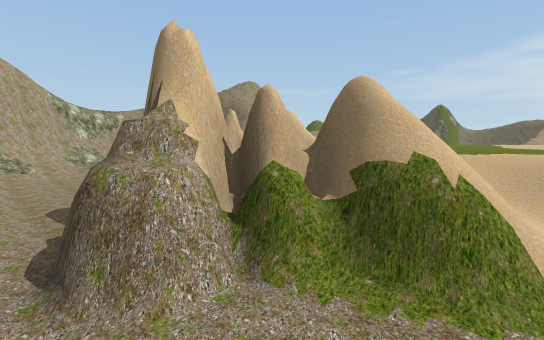
[1] (above)

13 first-person views from a walk through a 3-D level made in the Unity game engine. The camera is 1.2 m above the floor, tilts 6° down and sees 90° across. The floor is counted in squares, 2 m on a side. Each view is taken from the middle of a square. On the plan, view 1 faces up. The plan holds only what a view shows up to about 9 squares ahead; the rest is blank. The place goes on beyond the plan. The player character is not drawn.

[2]
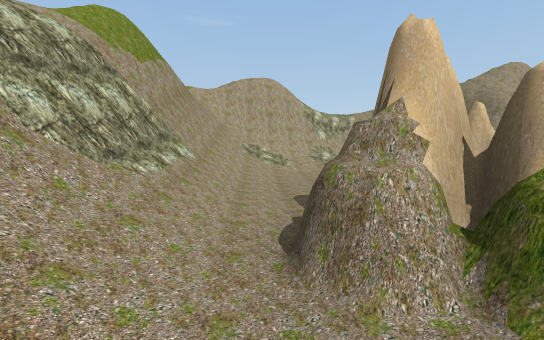

[3]
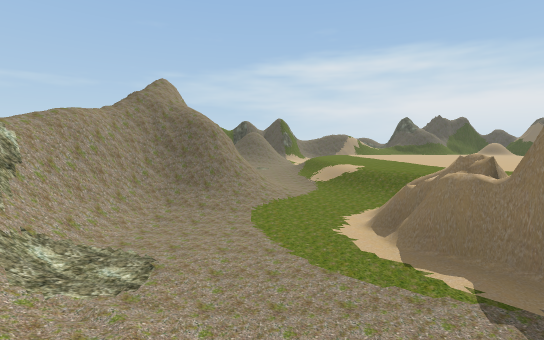

[4]
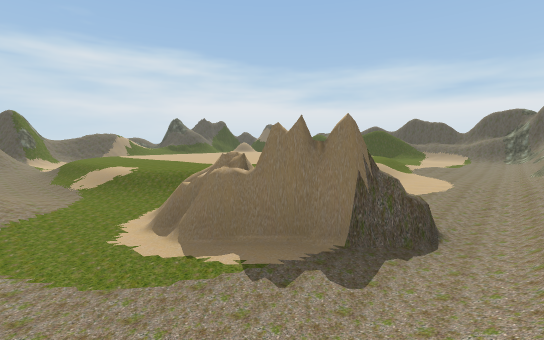

[5]
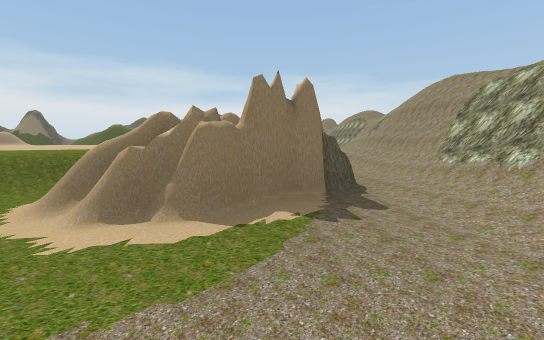

[6]
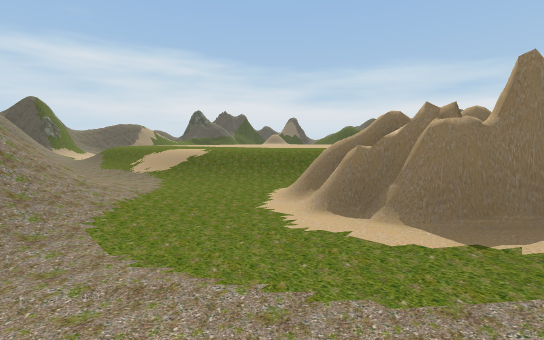

[7]
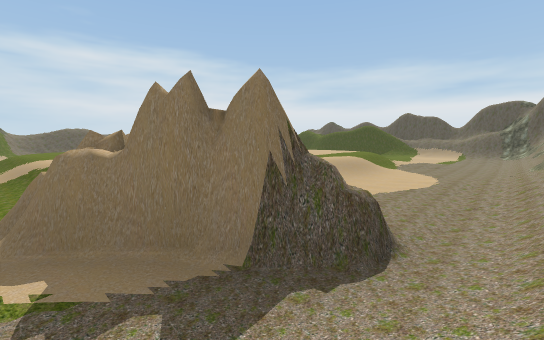

[8]
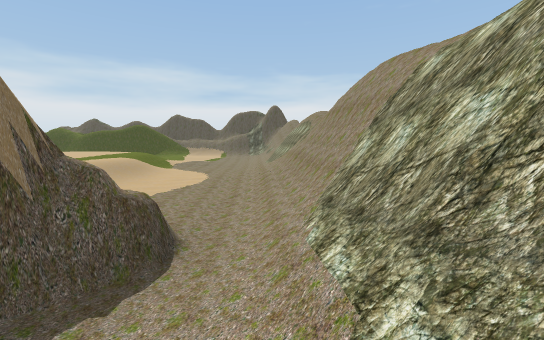

[9]
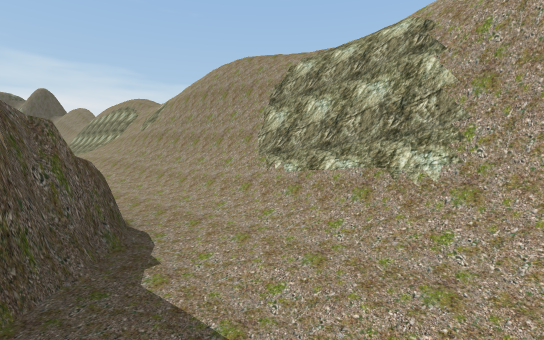

[10]
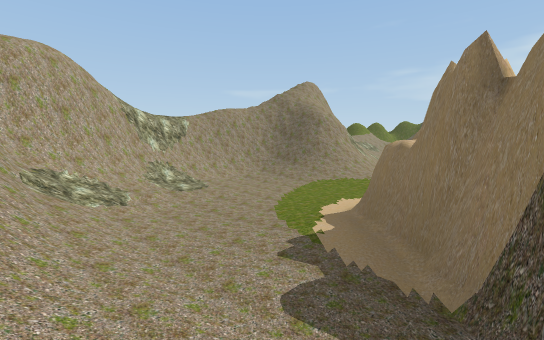

[11]
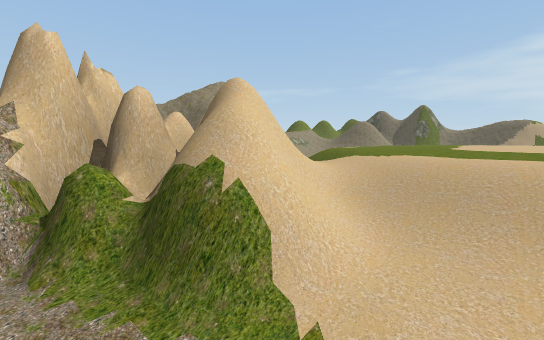

[12]
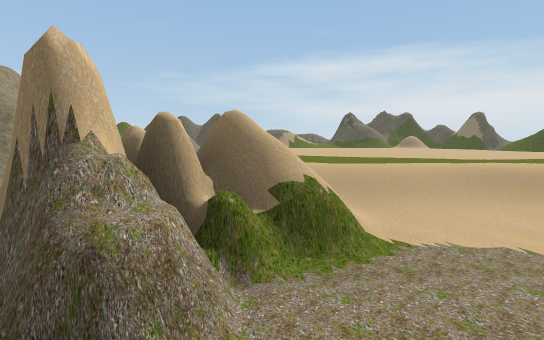

[13]
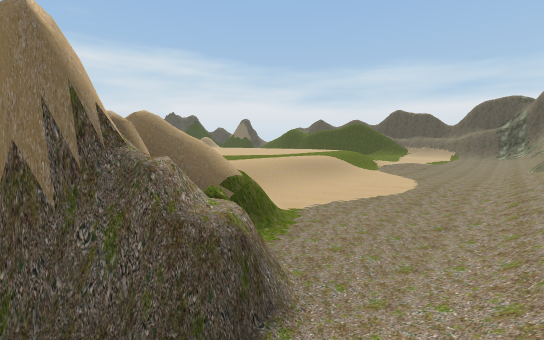

### Floor plan
Key: @ floor where view 1 was taken; # wall or solid block; x gap in a wall; . main floor; - floor 0.75 m lower than the main floor; _ floor 1 m lower than the main floor; : floor 2.75 m higher than the main floor; / step, stairs or slope; = window, fence, low wall or low ledge; ≈ water the walk keeps out of; v drop or lower ground.
Columns run from 6 left of view 1 to 10 right of it. Each row starts with its distance up from view 1.
 13             =
 12            //
 11           __
 10          __/
  9     ###/__/....
  8   #####/_/.....
  7  ###///_/.....
  6  v#-____/.....
  5 v#/_____/......
  4 x#/__## /......
  3 :=//_## .......
  2  =#/_###/.......
  1  v##//==//.......
  0   ≈#=/@__-/......
 -1    ≈##//__-//.
 -2     v==//___//
 -3       ///-___-
 -4        /=//___
 -5         v==/__
 -6          ≈=//_
 -7             =/

Positions as (right, up) in squares from view 1, and headings:
1: (0, 0), facing up
2: (0, 0), facing up-left
3: (-4, 3), facing up-right
4: (-4, 3), facing right
5: (-3, 5), facing down-right
6: (-3, 5), facing right
7: (-3, 2), facing right
8: (-3, 2), facing down-right
9: (-2, 3), facing down
10: (-2, 1), facing up
11: (1, 0), facing up
12: (-1, 0), facing up-right
13: (-2, 1), facing right
